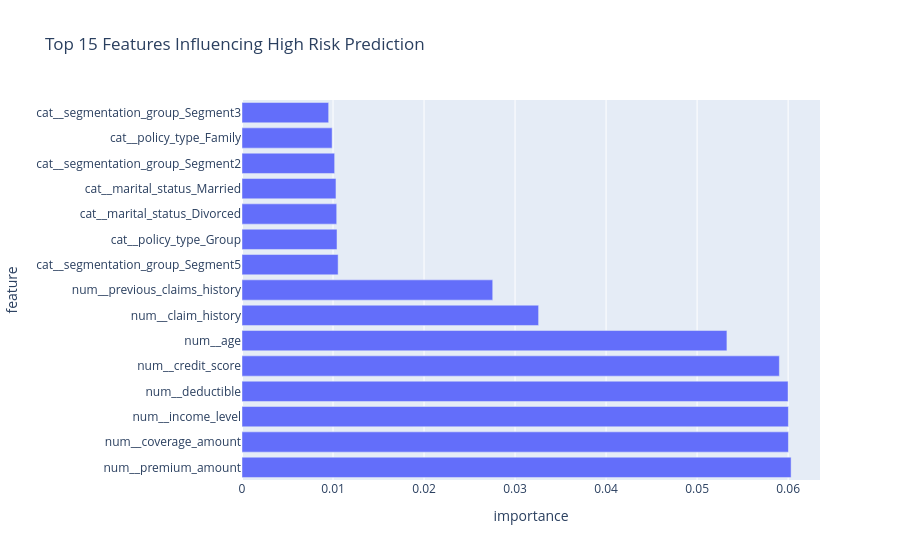

Notebook cell for this chart:
### Code cell
import plotly.express as px

top_features = importance_df.head(15)

fig = px.bar(
    top_features,
    x="importance",
    y="feature",
    orientation="h",
    title="Top 15 Features Influencing High Risk Prediction"
)

fig.show()

### Figure 1 — Plotly figure (JSON) as saved in the notebook; plotly's stock layout.template omitted (floating-point values rounded to 4 significant figures)
{"data": [{"hovertemplate": "importance=%{x}<br>feature=%{y}<extra></extra>", "legendgroup": "", "marker": {"color": "#636efa", "pattern": {"shape": ""}}, "name": "", "orientation": "h", "showlegend": false, "textposition": "auto", "type": "bar", "x": [0.06033, 0.06004, 0.06003, 0.06, 0.05904, 0.05328, 0.03259, 0.02755, 0.01056, 0.01044, 0.01041, 0.01032, 0.01018, 0.009902, 0.009521], "xaxis": "x", "y": ["num__premium_amount", "num__coverage_amount", "num__income_level", "num__deductible", "num__credit_score", "num__age", "num__claim_history", "num__previous_claims_history", "cat__segmentation_group_Segment5", "cat__policy_type_Group", "cat__marital_status_Divorced", "cat__marital_status_Married", "cat__segmentation_group_Segment2", "cat__policy_type_Family", "cat__segmentation_group_Segment3"], "yaxis": "y"}], "layout": {"barmode": "relative", "legend": {"tracegroupgap": 0}, "title": {"text": "Top 15 Features Influencing High Risk Prediction"}, "xaxis": {"anchor": "y", "domain": [0, 1], "title": {"text": "importance"}}, "yaxis": {"anchor": "x", "domain": [0, 1], "title": {"text": "feature"}}}}
